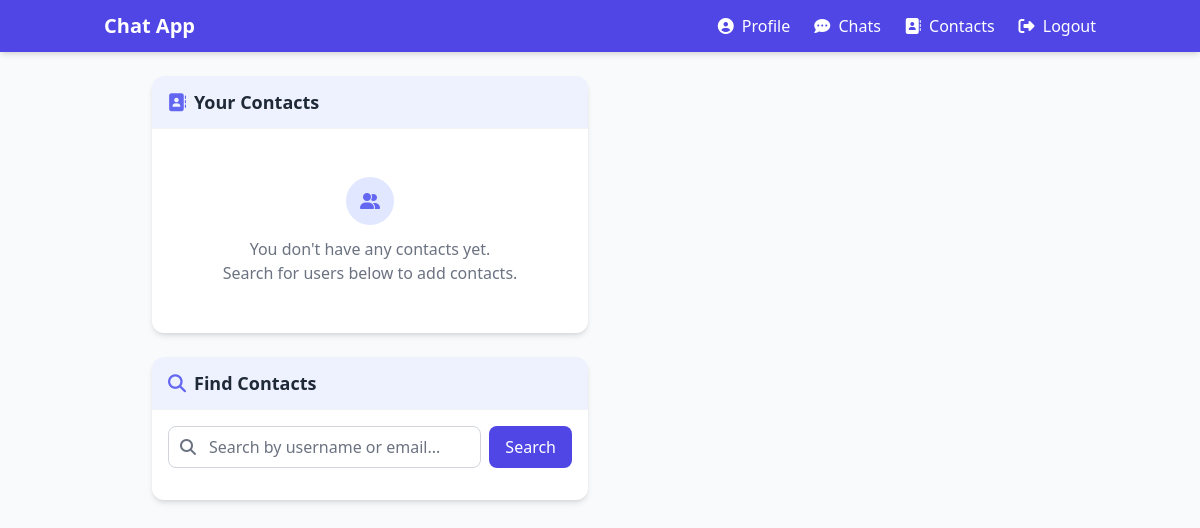
Page /contacts/ (signed in) on the earlier database version.
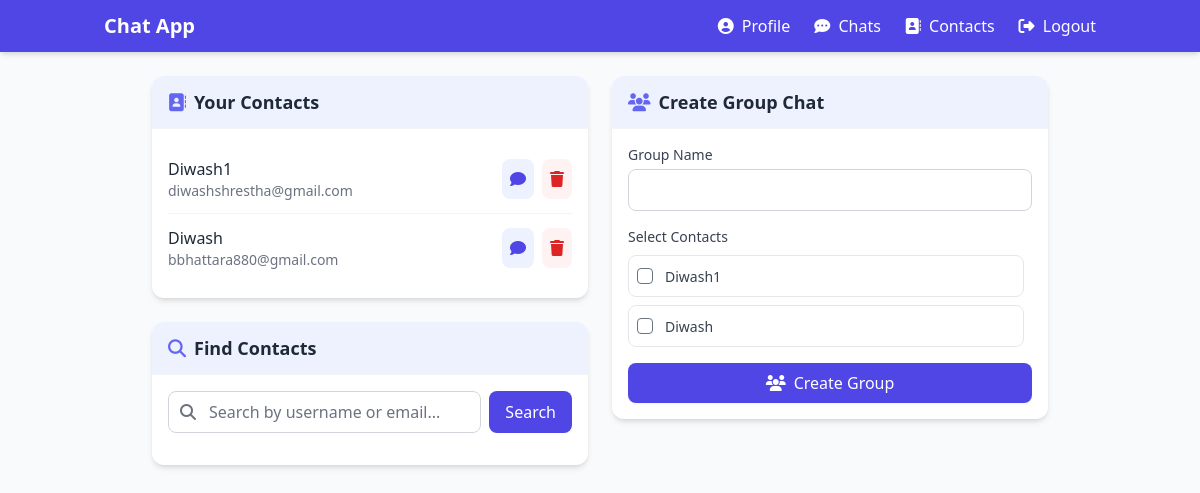
Same page on the later database version.
### chat/models.py (models this page shows, shortened)
class Contact(models.Model):
    user = models.ForeignKey(User, related_name='contacts', on_delete=models.CASCADE)
    contact = models.ForeignKey(User, related_name='contacted_by', on_delete=models.CASCADE)
    date_added = models.DateTimeField(auto_now_add=True)
    class Meta:
        unique_together = ('user', 'contact')

### chat/views.py (the view, shortened to what this page needs)
# urls.py: path('contacts/', views.contacts, name='contacts'),
@login_required
def contacts(request):
    user_contacts = Contact.objects.filter(user=request.user).select_related('contact')
    form = ContactSearchForm(request.GET)
    search_query = ''
    if form.is_valid():
        search_query = form.cleaned_data.get('search', '')
    return render(request, 'chat/contacts.html', {
        'contacts': user_contacts,
        'form': form,
    })

### chat/forms.py
class ContactSearchForm(forms.Form):
    search = forms.CharField(max_length=100, required=False)

### chat/templates/chat/contacts.html (shortened to what this page needs)
{% extends 'base.html' %}
{% block content %}
<div class="max-w-4xl mx-auto">
  <div class="grid md:grid-cols-2 gap-6">
    <div class="col-span-2 md:col-span-1">
      <div class="bg-white rounded-xl shadow-md overflow-hidden mb-6">
        <div class="bg-indigo-50 px-4 py-3 border-b border-gray-100">
          <h2 class="text-lg font-semibold text-gray-800">
            <i class="fas fa-address-book mr-2 text-indigo-500"></i>Your Contacts
          </h2>
        </div>
        <div class="p-4">
          {% if contacts %}
            <div class="divide-y divide-gray-100">
              {% for contact in contacts %}
                <div class="py-3 flex items-center justify-between">
                  <div>
                    <h3 class="text-md font-medium text-gray-800">{{ contact.contact.username }}</h3>
                    <p class="text-sm text-gray-500">{{ contact.contact.email }}</p>
                  </div>
                  <div class="flex space-x-2">
                    <a href="{% url 'start_chat' contact.contact.id %}" class="p-2 bg-indigo-50 text-indigo-600 rounded-lg hover:bg-indigo-100 transition">
                      <i class="fas fa-comment"></i>
                    </a>
                    <a href="{% url 'remove_contact' contact.id %}" class="p-2 bg-red-50 text-red-600 rounded-lg hover:bg-red-100 transition">
                      <i class="fas fa-trash"></i>
                    </a>
                  </div>
                </div>
              {% endfor %}
            </div>
          {% else %}
            <div class="text-center py-8">
              <div class="inline-flex items-center justify-center h-12 w-12 rounded-full bg-indigo-100 mb-3">
                <i class="fas fa-user-friends text-indigo-500"></i>
              </div>
              <p class="text-gray-500">You don't have any contacts yet.</p>
              <p class="text-gray-500">Search for users below to add contacts.</p>
            </div>
          {% endif %}
        </div>
      </div>
      <div class="bg-white rounded-xl shadow-md overflow-hidden">
        <div class="bg-indigo-50 px-4 py-3 border-b border-gray-100">
          <h2 class="text-lg font-semibold text-gray-800">
            <i class="fas fa-search mr-2 text-indigo-500"></i>Find Contacts
          </h2>
        </div>
        <div class="p-4">
          <form method="get" class="mb-4">
            <div class="flex">
              <div class="relative flex-grow">
                {{ form.search|safe }}
                <span class="absolute inset-y-0 left-0 pl-3 flex items-center text-gray-500">
                  <i class="fas fa-search"></i>
                </span>
              </div>
              <button type="submit" class="ml-2 px-4 py-2 bg-indigo-600 text-white rounded-lg hover:bg-indigo-700 transition">
                Search
              </button>
            </div>
          </form>
        </div>
      </div>
    </div>
    <div class="col-span-2 md:col-span-1">
      {% if contacts %}
        <div class="bg-white rounded-xl shadow-md overflow-hidden">
          <div class="bg-indigo-50 px-4 py-3 border-b border-gray-100">
            <h2 class="text-lg font-semibold text-gray-800">
              <i class="fas fa-users mr-2 text-indigo-500"></i>Create Group Chat
            </h2>
          </div>
          <div class="p-4">
            <form method="post" action="{% url 'create_group' %}">
              <div class="mb-4">
                <label for="group-name" class="block text-sm font-medium text-gray-700 mb-1">Group Name</label>
                <input type="text" id="group-name" name="name"
                       class="w-full px-3 py-2 border border-gray-300 rounded-lg focus:outline-none focus:ring-2 focus:ring-indigo-500 focus:border-indigo-500"
                       required>
              </div>
              <div class="mb-4">
                <label class="block text-sm font-medium text-gray-700 mb-2">Select Contacts</label>
                <div class="space-y-2 max-h-60 overflow-y-auto pr-2">
                  {% for contact in contacts %}
                    <label class="flex items-center p-2 rounded-lg border border-gray-200 hover:bg-gray-50 transition cursor-pointer">
                      <input type="checkbox" name="contacts" value="{{ contact.id }}"
                             class="h-4 w-4 text-indigo-600 focus:ring-indigo-500 rounded">
                      <span class="ml-3 block">
                        <span class="text-sm font-medium text-gray-700">{{ contact.contact.username }}</span>
                      </span>
                    </label>
                  {% endfor %}
                </div>
              </div>
              <button type="submit" class="w-full bg-indigo-600 hover:bg-indigo-700 text-white py-2 px-4 rounded-lg transition shadow-sm flex items-center justify-center">
                <i class="fas fa-users mr-2"></i> Create Group
              </button>
            </form>
          </div>
        </div>
      {% endif %}
    </div>
  </div>
</div>
{% endblock %}

### chat/templates/base.html (shortened to what this page needs)
{% load tailwind_tags %}
<!DOCTYPE html>
<html lang="en">
<head>
    {% tailwind_css %}
    <link rel="stylesheet" href="https://cdnjs.cloudflare.com/ajax/libs/font-awesome/6.1.1/css/all.min.css">
</head>
<body class="bg-gray-50 min-h-screen flex flex-col">
    <nav class="bg-indigo-600 text-white shadow-md">
        <div class="container mx-auto px-4 py-3">
            <div class="flex justify-between items-center">
                <a href="{% url 'index' %}" class="text-xl font-bold hover:text-indigo-200 transition duration-200">Chat App</a>
                <div id="navbarMenu" class="hidden md:block">
                    <ul class="flex space-x-6">
                        {% if user.is_authenticated %}
                        <li>
                            <a href="{% url 'profile' %}" class="hover:text-indigo-200 transition duration-200">
                                <i class="fas fa-user-circle mr-1"></i> Profile
                            </a>
                        </li>
                            <li>
                                <a href="{% url 'index' %}" class="hover:text-indigo-200 transition duration-200">
                                    <i class="fas fa-comment-dots mr-1"></i> Chats
                                </a>
                            </li>
                            <li>
                                <a href="{% url 'contacts' %}" class="hover:text-indigo-200 transition duration-200">
                                    <i class="fas fa-address-book mr-1"></i> Contacts
                                </a>
                            </li>
                            <li>
                                <a href="{% url 'logout' %}" class="hover:text-indigo-200 transition duration-200">
                                    <i class="fas fa-sign-out-alt mr-1"></i> Logout
                                </a>
                            </li>
                        {% endif %}
                    </ul>
                </div>
            </div>
        </div>
    </nav>
    <main class="container mx-auto px-4 py-6 flex-grow">
        {% block content %}{% endblock %}
    </main>
</body>
</html>

Differences in the rows shown:
added Contact: contact.username "Diwash1", contact.email "diwashshrestha@gmail.com"
added Contact: contact.username "Diwash", contact.email "bbhattara880@gmail.com"
Other differences:
text no longer shown: "You don't have any contacts yet. Search for users below to add contacts."
text now shown: "Create Group Chat Group Name Select Contacts Create Group"
